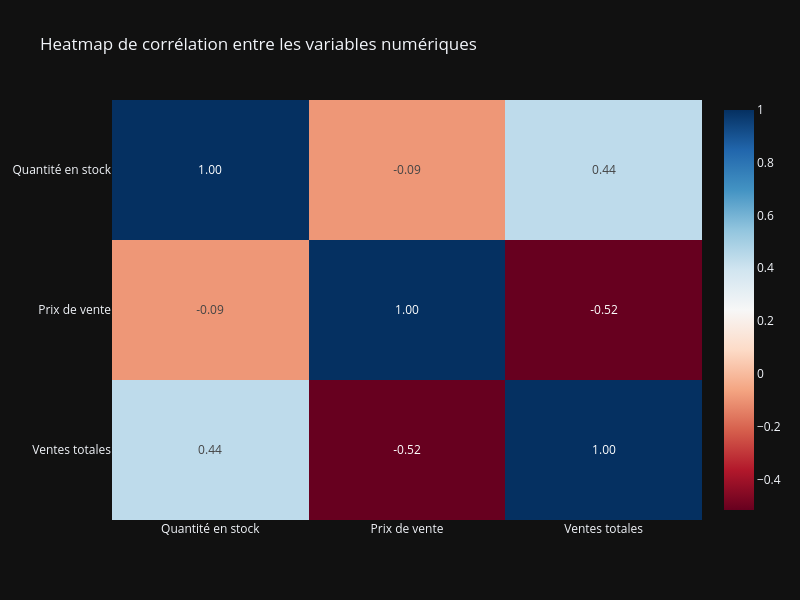

The notebook cell saved with this chart:
### Markdown cell above
<div style="border: 1px solid RGB(51,165,182);" >
<h3 style="margin: auto; padding: 20px; color: RGB(51,165,182); ">Etape 5.5 - Analyse des correlations entre les variables stock, sales et price</h3>
</div>

### Code cell
############################
# Analyse des correlations #
############################

#Importation de Seaborn
import seaborn as sns
#Sélectionner uniquement les colonnes numériques pour la corrélation
df_numeric = df.select_dtypes(include='number')
#On ne garde que les colonnes qui nous intéressent pour la heatmap
df_numeric = df_numeric[['stock_quantity', 'price', 'total_sales']]

#Création d'un heatmap de correlation entre les variables numériques
fig = px.imshow(df_numeric.corr(), text_auto=True, aspect="auto", color_continuous_scale='RdBu', title='Heatmap de corrélation entre les variables numériques')
#Changer le nom des variables pour qu'elles soient plus lisibles
fig.update_xaxes(ticktext=['Quantité en stock', 'Prix de vente', 'Ventes totales'], tickvals=[0, 1, 2])
fig.update_yaxes(ticktext=['Quantité en stock', 'Prix de vente', 'Ventes totales'], tickvals=[0, 1, 2])
#Réduire le nombre de décimales affichées
fig.update_traces(texttemplate='%{z:.2f}', textfont_size=12)
fig.update_layout(width=800, height=600)
fig.show()
#on peut également créer un mask pour n'afficher qu'une demi heatmap
mask = np.triu(np.ones_like(df_numeric.corr(), dtype=bool))
# Création de la heatmap avec le mask
sns.heatmap(df_numeric.corr(), annot=True, mask=mask, cmap='RdBu', center=0, vmin=-1, vmax=1, square=True, linewidths=0.5, cbar_kws={"shrink": .8})
# Affichage de la heatmap
plt.show()

### Figure 1 — Plotly figure (JSON) as saved in the notebook; plotly's stock layout.template omitted (floating-point values rounded to 4 significant figures)
{"data": [{"coloraxis": "coloraxis", "hovertemplate": "x: %{x}<br>y: %{y}<br>color: %{z}<extra></extra>", "name": "0", "textfont": {"size": 12}, "texttemplate": "%{z:.2f}", "type": "heatmap", "x": ["stock_quantity", "price", "total_sales"], "xaxis": "x", "y": ["stock_quantity", "price", "total_sales"], "yaxis": "y", "z": [[1.0, -0.09238, 0.4393], [-0.09238, 1.0, -0.5163], [0.4393, -0.5163, 1.0]]}], "layout": {"coloraxis": {"colorscale": [[0, "rgb(103,0,31)"], [0.1, "rgb(178,24,43)"], [0.2, "rgb(214,96,77)"], [0.3, "rgb(244,165,130)"], [0.4, "rgb(253,219,199)"], [0.5, "rgb(247,247,247)"], [0.6, "rgb(209,229,240)"], [0.7, "rgb(146,197,222)"], [0.8, "rgb(67,147,195)"], [0.9, "rgb(33,102,172)"], [1, "rgb(5,48,97)"]]}, "height": 600, "title": {"text": "Heatmap de corrélation entre les variables numériques"}, "width": 800, "xaxis": {"anchor": "y", "domain": [0, 1], "ticktext": ["Quantité en stock", "Prix de vente", "Ventes totales"], "tickvals": [0, 1, 2]}, "yaxis": {"anchor": "x", "autorange": "reversed", "domain": [0, 1], "ticktext": ["Quantité en stock", "Prix de vente", "Ventes totales"], "tickvals": [0, 1, 2]}}}
